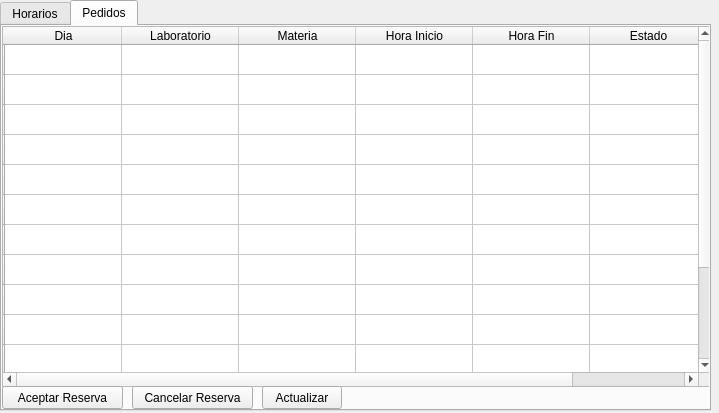
<?xml version="1.0" encoding="UTF-8"?>
<ui version="4.0">
 <class>MainWindow</class>
 <widget class="QMainWindow" name="MainWindow">
  <property name="geometry">
   <rect>
    <x>0</x>
    <y>0</y>
    <width>719</width>
    <height>413</height>
   </rect>
  </property>
  <property name="windowTitle">
   <string>Reserva de Laboratorio</string>
  </property>
  <widget class="QWidget" name="centralwidget">
   <widget class="QPushButton" name="pushButton">
    <property name="geometry">
     <rect>
      <x>90</x>
      <y>140</y>
      <width>75</width>
      <height>23</height>
     </rect>
    </property>
    <property name="text">
     <string>Reserva</string>
    </property>
   </widget>
   <widget class="QPushButton" name="pushButton_2">
    <property name="geometry">
     <rect>
      <x>180</x>
      <y>140</y>
      <width>111</width>
      <height>23</height>
     </rect>
    </property>
    <property name="text">
     <string>Cancelar Reserva</string>
    </property>
   </widget>
   <widget class="QTabWidget" name="tabWidget">
    <property name="geometry">
     <rect>
      <x>0</x>
      <y>0</y>
      <width>711</width>
      <height>411</height>
     </rect>
    </property>
    <property name="currentIndex">
     <number>1</number>
    </property>
    <widget class="QWidget" name="tab">
     <attribute name="title">
      <string>Horarios</string>
     </attribute>
     <widget class="QTableWidget" name="tableWidget">
      <property name="geometry">
       <rect>
        <x>0</x>
        <y>0</y>
        <width>711</width>
        <height>361</height>
       </rect>
      </property>
      <attribute name="horizontalHeaderDefaultSectionSize">
       <number>130</number>
      </attribute>
      <row>
       <property name="text">
        <string>08:00</string>
       </property>
      </row>
      <row>
       <property name="text">
        <string>09:00</string>
       </property>
      </row>
      <row>
       <property name="text">
        <string>10:00</string>
       </property>
      </row>
      <row>
       <property name="text">
        <string>11:00</string>
       </property>
      </row>
      <row>
       <property name="text">
        <string>12:00</string>
       </property>
      </row>
      <row>
       <property name="text">
        <string>13:00</string>
       </property>
      </row>
      <row>
       <property name="text">
        <string>14:00</string>
       </property>
      </row>
      <row>
       <property name="text">
        <string>15:00</string>
       </property>
      </row>
      <row>
       <property name="text">
        <string>16:00</string>
       </property>
      </row>
      <row>
       <property name="text">
        <string>17:00</string>
       </property>
      </row>
      <row>
       <property name="text">
        <string>18:00</string>
       </property>
      </row>
      <row>
       <property name="text">
        <string>19:00</string>
       </property>
      </row>
      <row>
       <property name="text">
        <string>20:00</string>
       </property>
      </row>
      <row>
       <property name="text">
        <string>21:00</string>
       </property>
      </row>
      <row>
       <property name="text">
        <string>22:00</string>
       </property>
      </row>
      <column>
       <property name="text">
        <string>Lunes</string>
       </property>
      </column>
      <column>
       <property name="text">
        <string>Martes</string>
       </property>
      </column>
      <column>
       <property name="text">
        <string>Miercoles</string>
       </property>
      </column>
      <column>
       <property name="text">
        <string>Jueves</string>
       </property>
      </column>
      <column>
       <property name="text">
        <string>Viernes</string>
       </property>
      </column>
     </widget>
     <widget class="QComboBox" name="comboBox">
      <property name="geometry">
       <rect>
        <x>0</x>
        <y>360</y>
        <width>101</width>
        <height>23</height>
       </rect>
      </property>
      <item>
       <property name="text">
        <string>Lab 1</string>
       </property>
      </item>
      <item>
       <property name="text">
        <string>Lab 2</string>
       </property>
      </item>
      <item>
       <property name="text">
        <string>Lab 3</string>
       </property>
      </item>
      <item>
       <property name="text">
        <string>Lab 4</string>
       </property>
      </item>
      <item>
       <property name="text">
        <string>Lab 5</string>
       </property>
      </item>
      <item>
       <property name="text">
        <string>Lab 6</string>
       </property>
      </item>
      <item>
       <property name="text">
        <string>Lab 7</string>
       </property>
      </item>
      <item>
       <property name="text">
        <string>Lab 8</string>
       </property>
      </item>
     </widget>
     <widget class="QPushButton" name="pushButton_6">
      <property name="geometry">
       <rect>
        <x>110</x>
        <y>360</y>
        <width>80</width>
        <height>23</height>
       </rect>
      </property>
      <property name="text">
       <string>Actualizar</string>
      </property>
     </widget>
    </widget>
    <widget class="QWidget" name="tab_2">
     <property name="enabled">
      <bool>true</bool>
     </property>
     <attribute name="title">
      <string>Pedidos</string>
     </attribute>
     <widget class="QTableWidget" name="tableWidget_2">
      <property name="geometry">
       <rect>
        <x>0</x>
        <y>0</y>
        <width>711</width>
        <height>361</height>
       </rect>
      </property>
      <property name="selectionBehavior">
       <enum>QAbstractItemView::SelectRows</enum>
      </property>
      <property name="showGrid">
       <bool>true</bool>
      </property>
      <property name="gridStyle">
       <enum>Qt::SolidLine</enum>
      </property>
      <attribute name="horizontalHeaderDefaultSectionSize">
       <number>117</number>
      </attribute>
      <row>
       <property name="text">
        <string/>
       </property>
      </row>
      <row>
       <property name="text">
        <string/>
       </property>
      </row>
      <row>
       <property name="text">
        <string/>
       </property>
      </row>
      <row>
       <property name="text">
        <string/>
       </property>
      </row>
      <row>
       <property name="text">
        <string/>
       </property>
      </row>
      <row>
       <property name="text">
        <string/>
       </property>
      </row>
      <row>
       <property name="text">
        <string/>
       </property>
      </row>
      <row>
       <property name="text">
        <string/>
       </property>
      </row>
      <row>
       <property name="text">
        <string/>
       </property>
      </row>
      <row>
       <property name="text">
        <string/>
       </property>
      </row>
      <row>
       <property name="text">
        <string/>
       </property>
      </row>
      <row>
       <property name="text">
        <string/>
       </property>
      </row>
      <row>
       <property name="text">
        <string/>
       </property>
      </row>
      <row>
       <property name="text">
        <string/>
       </property>
      </row>
      <column>
       <property name="text">
        <string>Dia</string>
       </property>
      </column>
      <column>
       <property name="text">
        <string>Laboratorio</string>
       </property>
      </column>
      <column>
       <property name="text">
        <string>Materia</string>
       </property>
      </column>
      <column>
       <property name="text">
        <string>Hora Inicio</string>
       </property>
      </column>
      <column>
       <property name="text">
        <string>Hora Fin</string>
       </property>
      </column>
      <column>
       <property name="text">
        <string>Estado</string>
       </property>
      </column>
     </widget>
     <widget class="QPushButton" name="pushButton_3">
      <property name="geometry">
       <rect>
        <x>130</x>
        <y>360</y>
        <width>121</width>
        <height>23</height>
       </rect>
      </property>
      <property name="text">
       <string>Cancelar Reserva</string>
      </property>
     </widget>
     <widget class="QPushButton" name="pushButton_5">
      <property name="geometry">
       <rect>
        <x>260</x>
        <y>360</y>
        <width>80</width>
        <height>23</height>
       </rect>
      </property>
      <property name="text">
       <string>Actualizar</string>
      </property>
     </widget>
     <widget class="QPushButton" name="pushButton_4">
      <property name="geometry">
       <rect>
        <x>0</x>
        <y>360</y>
        <width>121</width>
        <height>23</height>
       </rect>
      </property>
      <property name="text">
       <string>Aceptar Reserva</string>
      </property>
     </widget>
    </widget>
   </widget>
  </widget>
 </widget>
 <resources/>
 <connections/>
</ui>
